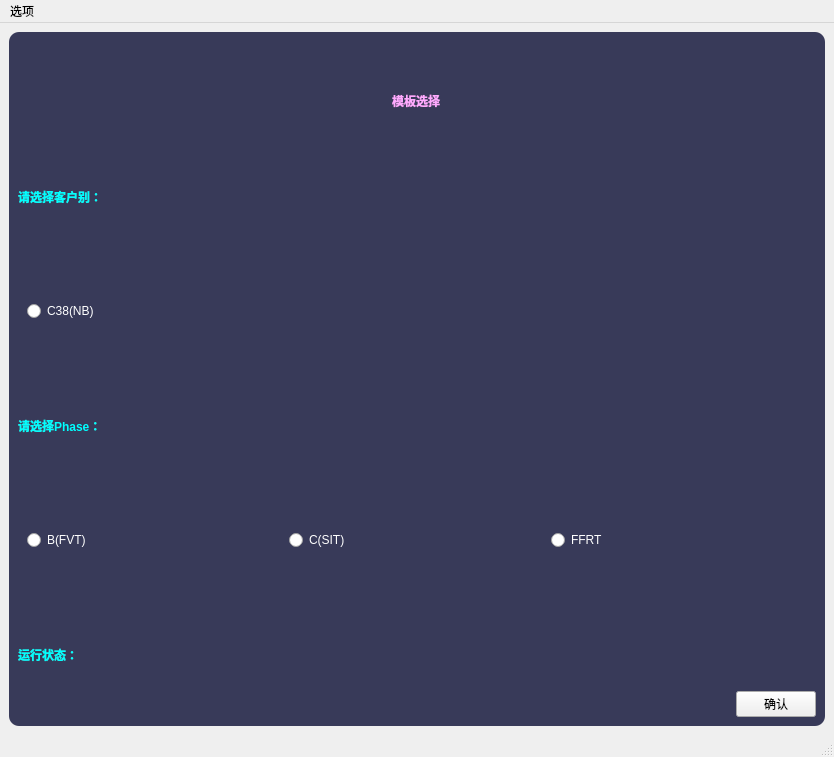
<?xml version="1.0" encoding="UTF-8"?>
<ui version="4.0">
 <class>MainWindow</class>
 <widget class="QMainWindow" name="MainWindow">
  <property name="geometry">
   <rect>
    <x>0</x>
    <y>0</y>
    <width>834</width>
    <height>757</height>
   </rect>
  </property>
  <property name="windowTitle">
   <string>MainWindow</string>
  </property>
  <widget class="QWidget" name="centralwidget">
   <layout class="QGridLayout" name="gridLayout">
    <item row="0" column="0">
     <widget class="QFrame" name="frame">
      <property name="sizePolicy">
       <sizepolicy hsizetype="Preferred" vsizetype="Preferred">
        <horstretch>0</horstretch>
        <verstretch>6</verstretch>
       </sizepolicy>
      </property>
      <property name="styleSheet">
       <string notr="true">QFrame {    background-color: rgb(56, 58, 89);    
    color: rgb(220, 220, 220);
    border-radius: 10px;
}</string>
      </property>
      <property name="frameShape">
       <enum>QFrame::StyledPanel</enum>
      </property>
      <property name="frameShadow">
       <enum>QFrame::Raised</enum>
      </property>
      <layout class="QGridLayout" name="gridLayout_2">
       <item row="4" column="0" colspan="3">
        <widget class="QFrame" name="frame_3">
         <property name="frameShape">
          <enum>QFrame::StyledPanel</enum>
         </property>
         <property name="frameShadow">
          <enum>QFrame::Raised</enum>
         </property>
         <layout class="QGridLayout" name="gridLayout_4">
          <item row="0" column="0">
           <layout class="QGridLayout" name="gridLayout_5">
            <item row="0" column="0">
             <widget class="QRadioButton" name="radioButton_3">
              <property name="minimumSize">
               <size>
                <width>0</width>
                <height>80</height>
               </size>
              </property>
              <property name="styleSheet">
               <string notr="true">font: 9pt &quot;楷体&quot;;
color: rgb(255, 255, 255);</string>
              </property>
              <property name="text">
               <string>B(FVT)</string>
              </property>
             </widget>
            </item>
            <item row="0" column="1">
             <widget class="QRadioButton" name="radioButton_4">
              <property name="minimumSize">
               <size>
                <width>0</width>
                <height>80</height>
               </size>
              </property>
              <property name="styleSheet">
               <string notr="true">font: 9pt &quot;楷体&quot;;
color: rgb(255, 255, 255);</string>
              </property>
              <property name="text">
               <string>C(SIT)</string>
              </property>
             </widget>
            </item>
            <item row="0" column="2">
             <widget class="QRadioButton" name="radioButton_2">
              <property name="minimumSize">
               <size>
                <width>0</width>
                <height>80</height>
               </size>
              </property>
              <property name="styleSheet">
               <string notr="true">font: 9pt &quot;楷体&quot;;
color: rgb(255, 255, 255);</string>
              </property>
              <property name="text">
               <string>FFRT</string>
              </property>
             </widget>
            </item>
           </layout>
          </item>
         </layout>
        </widget>
       </item>
       <item row="5" column="1">
        <widget class="QLabel" name="label_5">
         <property name="minimumSize">
          <size>
           <width>180</width>
           <height>60</height>
          </size>
         </property>
         <property name="maximumSize">
          <size>
           <width>180</width>
           <height>60</height>
          </size>
         </property>
         <property name="styleSheet">
          <string notr="true">font: 9pt &quot;楷体&quot;;
color: rgb(255, 255, 127);
font-weight:bold;</string>
         </property>
         <property name="text">
          <string/>
         </property>
        </widget>
       </item>
       <item row="5" column="0">
        <widget class="QLabel" name="label_4">
         <property name="minimumSize">
          <size>
           <width>60</width>
           <height>60</height>
          </size>
         </property>
         <property name="maximumSize">
          <size>
           <width>100</width>
           <height>60</height>
          </size>
         </property>
         <property name="styleSheet">
          <string notr="true">font: 9pt &quot;楷体&quot;;
color: rgb(0, 255, 255);
font-weight:bold;</string>
         </property>
         <property name="text">
          <string>运行状态：</string>
         </property>
        </widget>
       </item>
       <item row="2" column="0" colspan="3">
        <widget class="QFrame" name="frame_2">
         <property name="frameShape">
          <enum>QFrame::StyledPanel</enum>
         </property>
         <property name="frameShadow">
          <enum>QFrame::Raised</enum>
         </property>
         <layout class="QGridLayout" name="gridLayout_3">
          <item row="0" column="0">
           <layout class="QGridLayout" name="gridLayout_6">
            <item row="0" column="0">
             <widget class="QRadioButton" name="radioButton">
              <property name="minimumSize">
               <size>
                <width>0</width>
                <height>80</height>
               </size>
              </property>
              <property name="styleSheet">
               <string notr="true">font: 11pt &quot;楷体&quot;;
color: rgb(255, 255, 255);</string>
              </property>
              <property name="text">
               <string>C38(NB)</string>
              </property>
             </widget>
            </item>
           </layout>
          </item>
         </layout>
        </widget>
       </item>
       <item row="3" column="0">
        <widget class="QLabel" name="label_3">
         <property name="minimumSize">
          <size>
           <width>0</width>
           <height>60</height>
          </size>
         </property>
         <property name="maximumSize">
          <size>
           <width>16777215</width>
           <height>60</height>
          </size>
         </property>
         <property name="styleSheet">
          <string notr="true">font: 14pt &quot;楷体&quot;;
color: rgb(0, 255, 255);
font-weight:bold;</string>
         </property>
         <property name="text">
          <string>请选择Phase：</string>
         </property>
        </widget>
       </item>
       <item row="0" column="0" colspan="3" alignment="Qt::AlignHCenter">
        <widget class="QLabel" name="label">
         <property name="maximumSize">
          <size>
           <width>16777215</width>
           <height>120</height>
          </size>
         </property>
         <property name="styleSheet">
          <string notr="true">font: 28pt &quot;楷体&quot;;
color: rgb(255, 170, 255);
font-weight:bold;
text-align:center;</string>
         </property>
         <property name="text">
          <string>模板选择</string>
         </property>
        </widget>
       </item>
       <item row="6" column="2" alignment="Qt::AlignRight">
        <widget class="QPushButton" name="pushButton">
         <property name="styleSheet">
          <string notr="true">font: 9pt &quot;楷体&quot;;</string>
         </property>
         <property name="text">
          <string>确认</string>
         </property>
        </widget>
       </item>
       <item row="1" column="0">
        <widget class="QLabel" name="label_2">
         <property name="minimumSize">
          <size>
           <width>0</width>
           <height>60</height>
          </size>
         </property>
         <property name="maximumSize">
          <size>
           <width>16777215</width>
           <height>60</height>
          </size>
         </property>
         <property name="styleSheet">
          <string notr="true">font: 14pt &quot;楷体&quot;;
color: rgb(0, 255, 255);
font-weight:bold;</string>
         </property>
         <property name="text">
          <string>请选择客户别：</string>
         </property>
        </widget>
       </item>
      </layout>
     </widget>
    </item>
   </layout>
  </widget>
  <widget class="QMenuBar" name="menubar">
   <property name="geometry">
    <rect>
     <x>0</x>
     <y>0</y>
     <width>834</width>
     <height>26</height>
    </rect>
   </property>
   <widget class="QMenu" name="menu">
    <property name="title">
     <string>选项</string>
    </property>
    <addaction name="actionexit"/>
   </widget>
   <addaction name="menu"/>
  </widget>
  <widget class="QStatusBar" name="statusbar"/>
  <action name="actionexit">
   <property name="text">
    <string>exit</string>
   </property>
  </action>
 </widget>
 <resources/>
 <connections/>
</ui>
